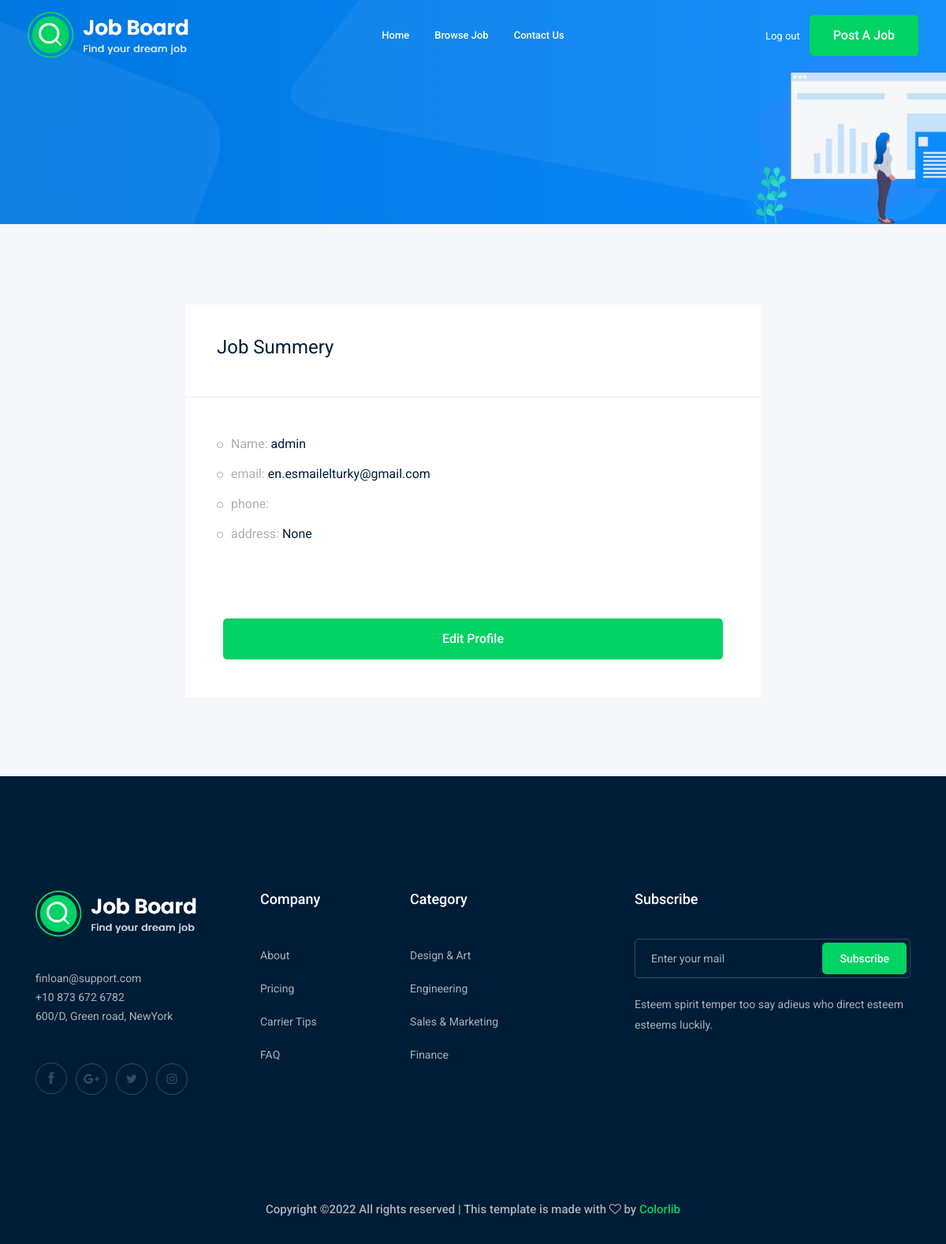
Page /accounts/profile/ (signed in) on the earlier database version.
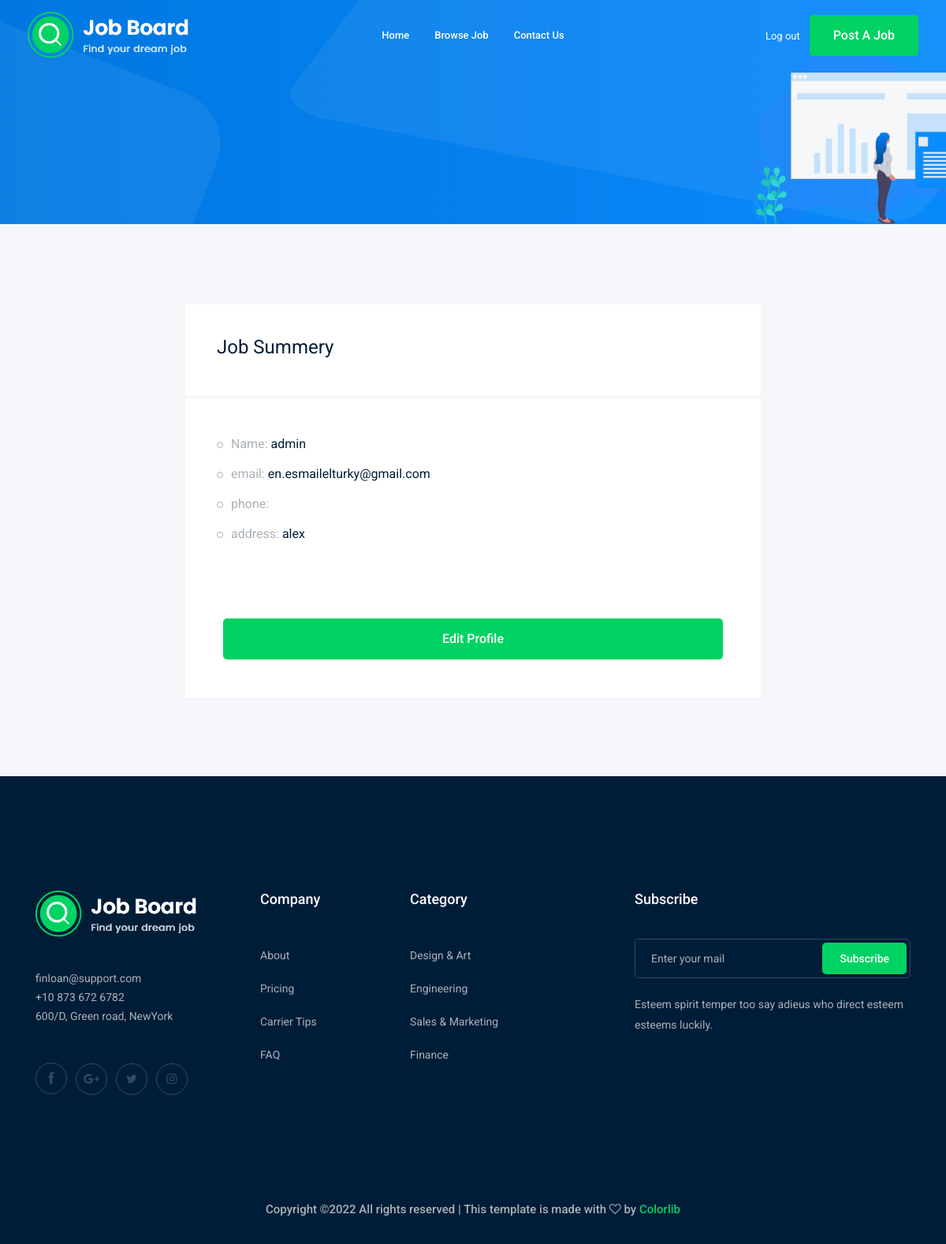
Same page on the later database version.
### accounts/models.py (models this page shows)
class Profile(models.Model):
    user=models.OneToOneField(User,on_delete=models.CASCADE)
    city=models.ForeignKey('City', related_name="user_city",on_delete=models.CASCADE ,blank=True,null=True)
    phone_number=models.CharField(max_length=50)
    image=models.ImageField(upload_to='profile/')
    def __str__(self):
        return self.user.username

class City(models.Model):
    name=models.CharField(max_length=50)
    def __str__(self):
        return self.name

### accounts/views.py (the view)
# urls.py: path('profile/',views.profile,name="profile"),
def profile(request):
    profile=Profile.objects.get(user=request.user)
    return render(request, 'accounts/profile.html', {'profile':profile})

### accounts/templates/accounts/profile.html (shortened to what this page needs)
{% extends 'base.html'%}
{% load bootstrap4 %}
{% block body%}
    <div class="bradcam_area bradcam_bg_1">
        <div class="container">
            <div class="row">
                <div class="col-xl-12">
                </div>
            </div>
        </div>
    </div>
    <div class="job_details_area">
        <div class="container">
            <div class="row">
                <div class="col-lg-8">
                </div>
                <div class="col-lg-8 mx-auto">
                    <div class="job_sumary">
                        <div class="summery_header">
                            <h3>Job Summery</h3>
                        </div>
                        <div class="job_content">
                            <ul>
                                <li>Name: <span>{{profile}}</span></li>
                                <li>email: <span>{{profile.user.email}}</span>
                                <li>phone: </li>
                                <li>address: <span>{{ profile.city}}</span></li>
                            </ul>
                        </div>
                        <div class="p-5">
                            <a href="profile/edit" target="_blank"class="boxed-btn3 w-100">Edit Profile</a>
                        </div>
                    </div>
                </div>
            </div>
        </div>
    </div>
{% endblock body%}

Differences in the rows shown:
changed Profile "admin": city "None" → "alex"
